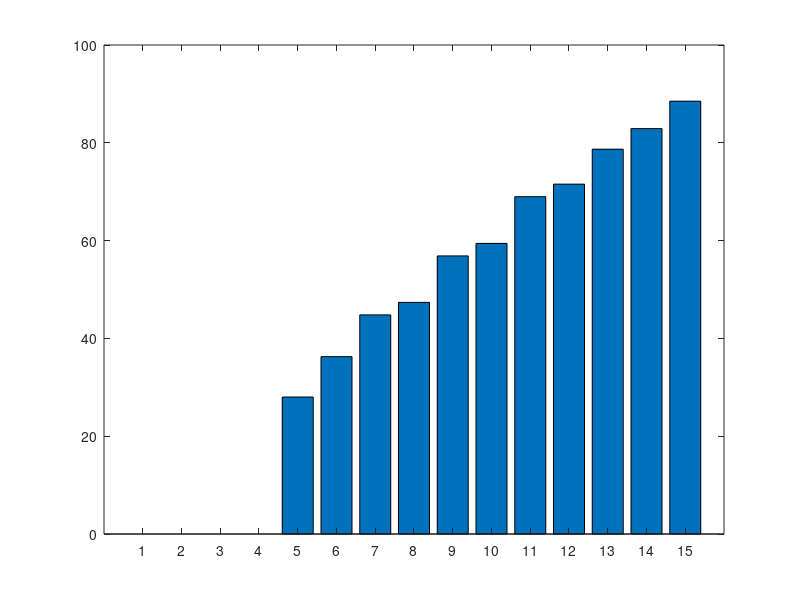

The MATLAB script that drew this image:
clear;
clear all;
clc;

ip = rand(1,50); 		%generate 50 random inputs
b1 = [-0.0156 0.0182 0.0417 0.0260 -0.0208 -0.0677 -0.0625 0.0182 0.1536 0.2813];
b2 = fliplr(b1);
b = [b1 0.3333 b2]; 	%filter coefficient

OUTori = conv(ip,b);
OUT_ttl = sum(OUTori); 	%floating point results

for L = 5:15
	b_f = floor(b*2^L)/2^L;
	out = conv(ip,b_f);
	out_ttl = sum(out);	%fixed point results
	X = (OUT_ttl^2);
	Y = (OUTori - out);	%error between floating & fixed point
	Y(L) = sum(Y.^2);
	sqnr(L) = 10*log10(X/Y(L));		%SNR = 10log10(signal power/noise power)
end
bar(sqnr);
